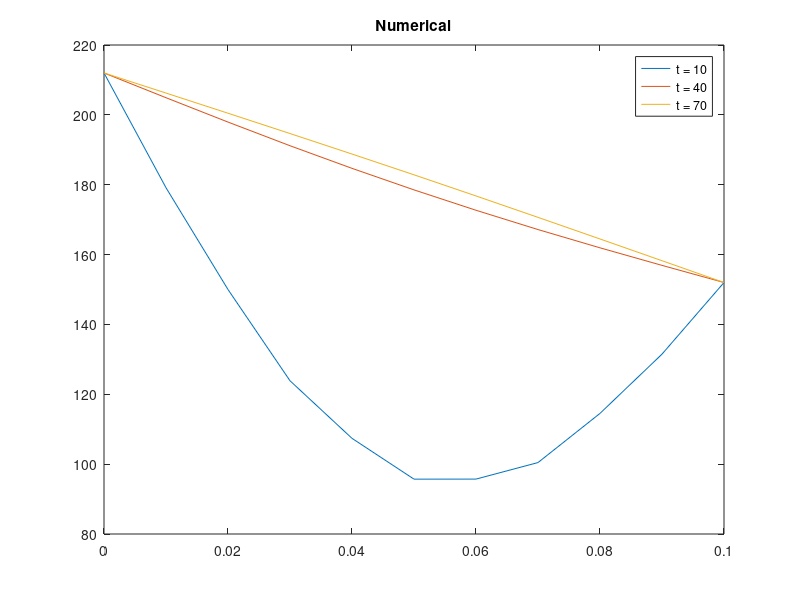
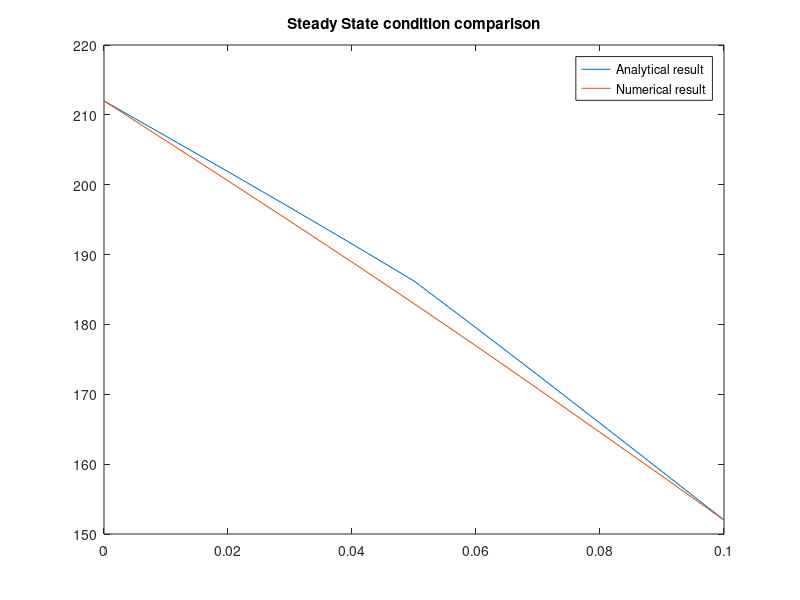

The MATLAB source for these figures, in order:
%material used in this task : Aluminum (Al)
clear all; clc
%Material Data
k = 237; rho = 2700; q = 3*10^5; cp = 897; L = 0.1; %in SI unit
alpha = sqrt(rho*cp/k);

%Case : bar clamped on both sides with 

%Numerical analysis : 
dx = 0.01; dt = 0.5; C1 = dt/(alpha^2*dx^2);

%Explicit scheme : 
n = L/dx+1; %termasuk dua ujungny
T = zeros(1,n);
T(1) = 212; %Dirichlet BC on the left
T(n) = 152; %Dirichlet BC on the right
x = 0:L/(n-1):L;
Taft = T;

%heat generation matrix : 
Q = zeros(1,n);
gen = zeros(1,n);

for i = 1:n 
   if(i<=(n-1)/2) 
      Q(i) = 2*q*x(i)/L;
   else
      Q(i) = 2*q/L*(L-x(i));
   end
   gen(i) = Q(i)*dt/(k*alpha^2);
end

figure(1)
t = 0;
for i = 1:160
    Tbef = Taft;
    for j = 2:n-1
        Taft(j) = Tbef(j)+C1*(Tbef(j+1)-2*Tbef(j)+Tbef(j-1))+gen(j);
    end
    t = t+dt;
    if(t==10 | t==40 | t==70) 
        plot(x,Taft)
        hold on
    end
    
end
hold off
title('Numerical')
legend('t = 10','t = 40','t = 70')

%plotting analytical and numerical result as comparison : 
%temperature : 
a = q*L^2/k; 
A = [0 1 1;-0.5 0.5 1;1 -1 0];
T0 = T(1); T1 = T(n);
b = [T1+2*a/3; T0+a/6; 0.5*a];
koef = inv(A)*b;
C1 = koef(1)/L; C3 = koef(2)/L; C4 = koef(3);

for i = 1:n
   if(i <=floor(n/2))
       T(i) = -q*x(i)^3/(3*k*L)+T0 + C1*x(i);
   else
       T(i) = q*(x(i)^3/3-L*x(i)^2)/(k*L)+C3*x(i)+C4;
   end
end

%plotting :
figure(2)
plot(x,T);
hold on
plot(x,Taft);
hold off
legend('Analytical result','Numerical result')
title('Steady State condition comparison')